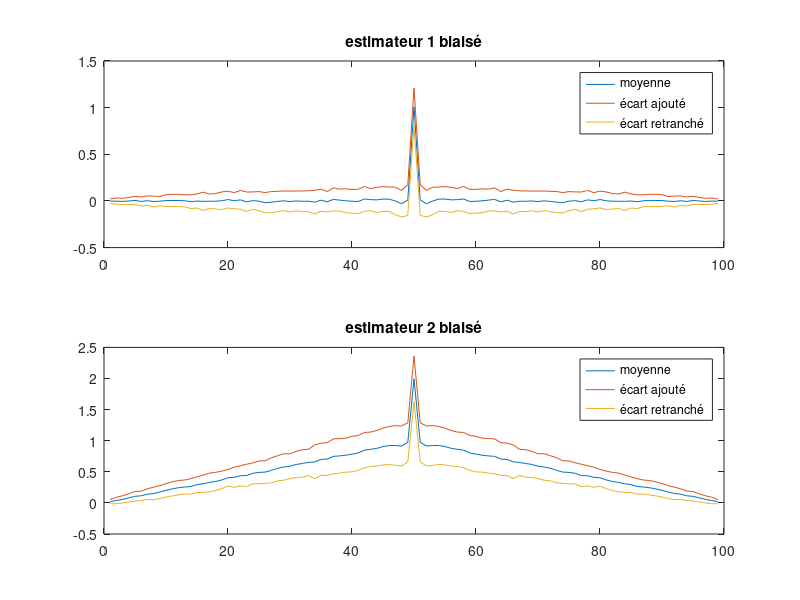
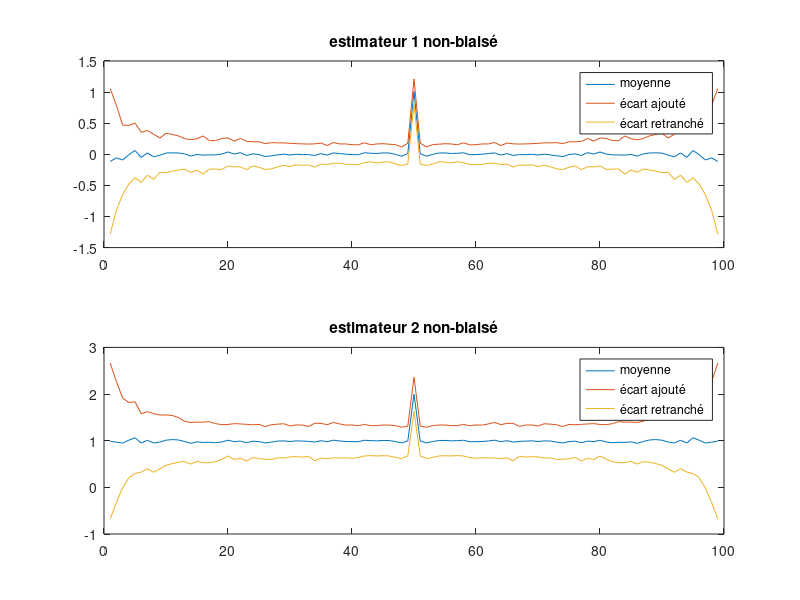

These charts were generated, in order, by the following MATLAB code:
close all 
clear all

%3)

N=50;
%%Estimation de l'autocorrelation
for i=1:100
x1(:,i)=randn(1,N);
x2(:,i)=x1(:,i)+1;
R1_b(i,:)=xcorr(x1(:,i),'biased');
R2_b(i,:)=xcorr(x2(:,i),'biased');
R1_nb(i,:)=xcorr(x1(:,i),'unbiased');
R2_nb(i,:)=xcorr(x2(:,i),'unbiased');
end 

%moyenne
M1_b= mean(R1_b,1);
M2_b= mean(R2_b,1);
M1_nb= mean(R1_nb,1);
M2_nb= mean(R2_nb,1);

%Variance
V1_b= var(R1_b,1);
V2_b= var(R2_b,1);
V1_nb= var(R1_nb,1);
V2_nb= var(R2_nb,1);   

%4
%non biasé
% moyenne + ecart type
M1_ba=M1_b+std(R1_b);
M2_ba=M2_b+std(R2_b);
M1_nba=M1_nb+std(R1_nb);
M2_nba=M2_nb+std(R2_nb);
% moyenne - ecart type
M1_br=M1_b-std(R1_b,1);
M2_br=M2_b-std(R2_b,1);
M1_nbr=M1_nb-std(R1_nb,1);
M2_nbr=M2_nb-std(R2_nb,1);

figure;
subplot(2,1,1);
plot(M1_b); 
hold all
plot(M1_ba);
plot(M1_br);
legend('moyenne','écart ajouté','écart retranché');
title('estimateur 1 biaisé');

subplot(2,1,2);
plot(M2_b); 
hold all
plot(M2_ba);
plot(M2_br);
legend('moyenne','écart ajouté','écart retranché');
title('estimateur 2 biaisé');

figure;
subplot(2,1,1);
plot(M1_nb); 
hold all
plot(M1_nba);
plot(M1_nbr);
legend('moyenne','écart ajouté','écart retranché');
title('estimateur 1 non-biaisé');

subplot(2,1,2);
plot(M2_nb); 
hold all
plot(M2_nba);
plot(M2_nbr);
legend('moyenne','écart ajouté','écart retranché');
title('estimateur 2 non-biaisé');